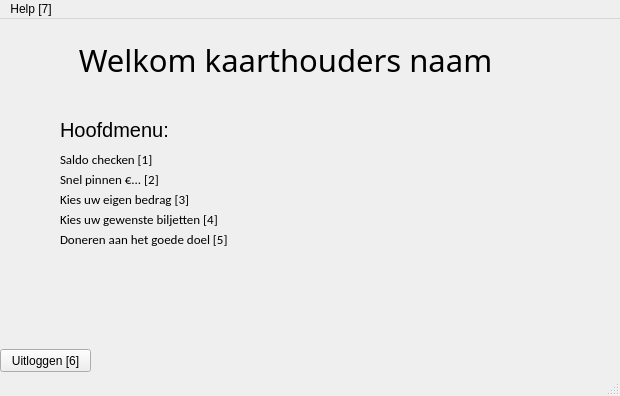
<?xml version="1.0" encoding="UTF-8"?>
<ui version="4.0">
 <class>main</class>
 <widget class="QMainWindow" name="main">
  <property name="geometry">
   <rect>
    <x>0</x>
    <y>0</y>
    <width>620</width>
    <height>396</height>
   </rect>
  </property>
  <property name="windowTitle">
   <string>Home</string>
  </property>
  <widget class="QWidget" name="centralwidget">
   <widget class="QLabel" name="label">
    <property name="geometry">
     <rect>
      <x>10</x>
      <y>20</y>
      <width>551</width>
      <height>41</height>
     </rect>
    </property>
    <property name="font">
     <font>
      <family>Broadway</family>
      <pointsize>23</pointsize>
     </font>
    </property>
    <property name="text">
     <string>Welkom kaarthouders naam</string>
    </property>
    <property name="alignment">
     <set>Qt::AlignCenter</set>
    </property>
   </widget>
   <widget class="QLabel" name="label_2">
    <property name="geometry">
     <rect>
      <x>60</x>
      <y>100</y>
      <width>111</width>
      <height>21</height>
     </rect>
    </property>
    <property name="font">
     <font>
      <pointsize>15</pointsize>
     </font>
    </property>
    <property name="text">
     <string>Hoofdmenu:</string>
    </property>
   </widget>
   <widget class="QLabel" name="label_3">
    <property name="geometry">
     <rect>
      <x>60</x>
      <y>130</y>
      <width>121</width>
      <height>21</height>
     </rect>
    </property>
    <property name="font">
     <font>
      <family>Calibri</family>
      <pointsize>10</pointsize>
     </font>
    </property>
    <property name="text">
     <string>Saldo checken [1]</string>
    </property>
   </widget>
   <widget class="QPushButton" name="pushButton">
    <property name="geometry">
     <rect>
      <x>0</x>
      <y>330</y>
      <width>91</width>
      <height>23</height>
     </rect>
    </property>
    <property name="text">
     <string>Uitloggen [6]</string>
    </property>
   </widget>
   <widget class="QLabel" name="label_4">
    <property name="geometry">
     <rect>
      <x>60</x>
      <y>150</y>
      <width>121</width>
      <height>21</height>
     </rect>
    </property>
    <property name="font">
     <font>
      <family>Calibri</family>
      <pointsize>10</pointsize>
     </font>
    </property>
    <property name="text">
     <string>Snel pinnen €... [2]</string>
    </property>
   </widget>
   <widget class="QLabel" name="label_5">
    <property name="geometry">
     <rect>
      <x>60</x>
      <y>170</y>
      <width>141</width>
      <height>21</height>
     </rect>
    </property>
    <property name="font">
     <font>
      <family>Calibri</family>
      <pointsize>10</pointsize>
     </font>
    </property>
    <property name="text">
     <string>Kies uw eigen bedrag [3]</string>
    </property>
   </widget>
   <widget class="QLabel" name="label_6">
    <property name="geometry">
     <rect>
      <x>60</x>
      <y>210</y>
      <width>181</width>
      <height>21</height>
     </rect>
    </property>
    <property name="font">
     <font>
      <family>Calibri</family>
      <pointsize>10</pointsize>
     </font>
    </property>
    <property name="text">
     <string>Doneren aan het goede doel [5]</string>
    </property>
   </widget>
   <widget class="QLabel" name="label_7">
    <property name="geometry">
     <rect>
      <x>60</x>
      <y>190</y>
      <width>171</width>
      <height>21</height>
     </rect>
    </property>
    <property name="font">
     <font>
      <family>Calibri</family>
      <pointsize>10</pointsize>
     </font>
    </property>
    <property name="text">
     <string>Kies uw gewenste biljetten [4]</string>
    </property>
   </widget>
  </widget>
  <widget class="QMenuBar" name="menubar">
   <property name="geometry">
    <rect>
     <x>0</x>
     <y>0</y>
     <width>620</width>
     <height>22</height>
    </rect>
   </property>
   <widget class="QMenu" name="menuHelp">
    <property name="title">
     <string>Help [7]</string>
    </property>
   </widget>
   <addaction name="menuHelp"/>
  </widget>
  <widget class="QStatusBar" name="statusbar"/>
 </widget>
 <resources/>
 <connections/>
</ui>
